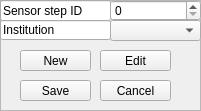
  <widget class="QFrame" name="frame">
   <property name="geometry">
    <rect>
     <x>10</x>
     <y>10</y>
     <width>201</width>
     <height>111</height>
    </rect>
   </property>
   <property name="frameShape">
    <enum>QFrame::StyledPanel</enum>
   </property>
   <property name="frameShadow">
    <enum>QFrame::Raised</enum>
   </property>
   <widget class="QSpinBox" name="sbID">
    <property name="geometry">
     <rect>
      <x>110</x>
      <y>0</y>
      <width>91</width>
      <height>21</height>
     </rect>
    </property>
   </widget>
   <widget class="QLineEdit" name="lineEdit">
    <property name="geometry">
     <rect>
      <x>0</x>
      <y>0</y>
      <width>111</width>
      <height>21</height>
     </rect>
    </property>
    <property name="text">
     <string>Sensor step ID</string>
    </property>
    <property name="readOnly">
     <bool>true</bool>
    </property>
   </widget>
   <widget class="QLineEdit" name="lineEdit_27">
    <property name="geometry">
     <rect>
      <x>0</x>
      <y>20</y>
      <width>111</width>
      <height>20</height>
     </rect>
    </property>
    <property name="text">
     <string>Institution</string>
    </property>
    <property name="readOnly">
     <bool>true</bool>
    </property>
   </widget>
   <widget class="QPushButton" name="pbSave">
    <property name="geometry">
     <rect>
      <x>20</x>
      <y>80</y>
      <width>71</width>
      <height>21</height>
     </rect>
    </property>
    <property name="text">
     <string>Save</string>
    </property>
   </widget>
   <widget class="QPushButton" name="pbCancel">
    <property name="geometry">
     <rect>
      <x>100</x>
      <y>80</y>
      <width>71</width>
      <height>21</height>
     </rect>
    </property>
    <property name="text">
     <string>Cancel</string>
    </property>
   </widget>
   <widget class="QPushButton" name="pbNew">
    <property name="enabled">
     <bool>true</bool>
    </property>
    <property name="geometry">
     <rect>
      <x>20</x>
      <y>50</y>
      <width>71</width>
      <height>21</height>
     </rect>
    </property>
    <property name="text">
     <string>New</string>
    </property>
   </widget>
   <widget class="QPushButton" name="pbEdit">
    <property name="geometry">
     <rect>
      <x>100</x>
      <y>50</y>
      <width>71</width>
      <height>21</height>
     </rect>
    </property>
    <property name="text">
     <string>Edit</string>
    </property>
   </widget>
   <widget class="QComboBox" name="cbInstitution">
    <property name="geometry">
     <rect>
      <x>110</x>
      <y>20</y>
      <width>91</width>
      <height>21</height>
     </rect>
    </property>
    <property name="currentIndex">
     <number>-1</number>
    </property>
    <item>
     <property name="text">
      <string>CERN</string>
     </property>
    </item>
    <item>
     <property name="text">
      <string>FNAL</string>
     </property>
    </item>
    <item>
     <property name="text">
      <string>UCSB</string>
     </property>
    </item>
    <item>
     <property name="text">
      <string>UMN</string>
     </property>
    </item>
    <item>
     <property name="text">
      <string>HEPHY</string>
     </property>
    </item>
    <item>
     <property name="text">
      <string>HPK</string>
     </property>
    </item>
    <item>
     <property name="text">
      <string>CMU</string>
     </property>
    </item>
    <item>
     <property name="text">
      <string>TTU</string>
     </property>
    </item>
    <item>
     <property name="text">
      <string>IHEP</string>
     </property>
    </item>
    <item>
     <property name="text">
      <string>TIFR</string>
     </property>
    </item>
    <item>
     <property name="text">
      <string>NEU</string>
     </property>
    </item>
   </widget>
  </widget>
